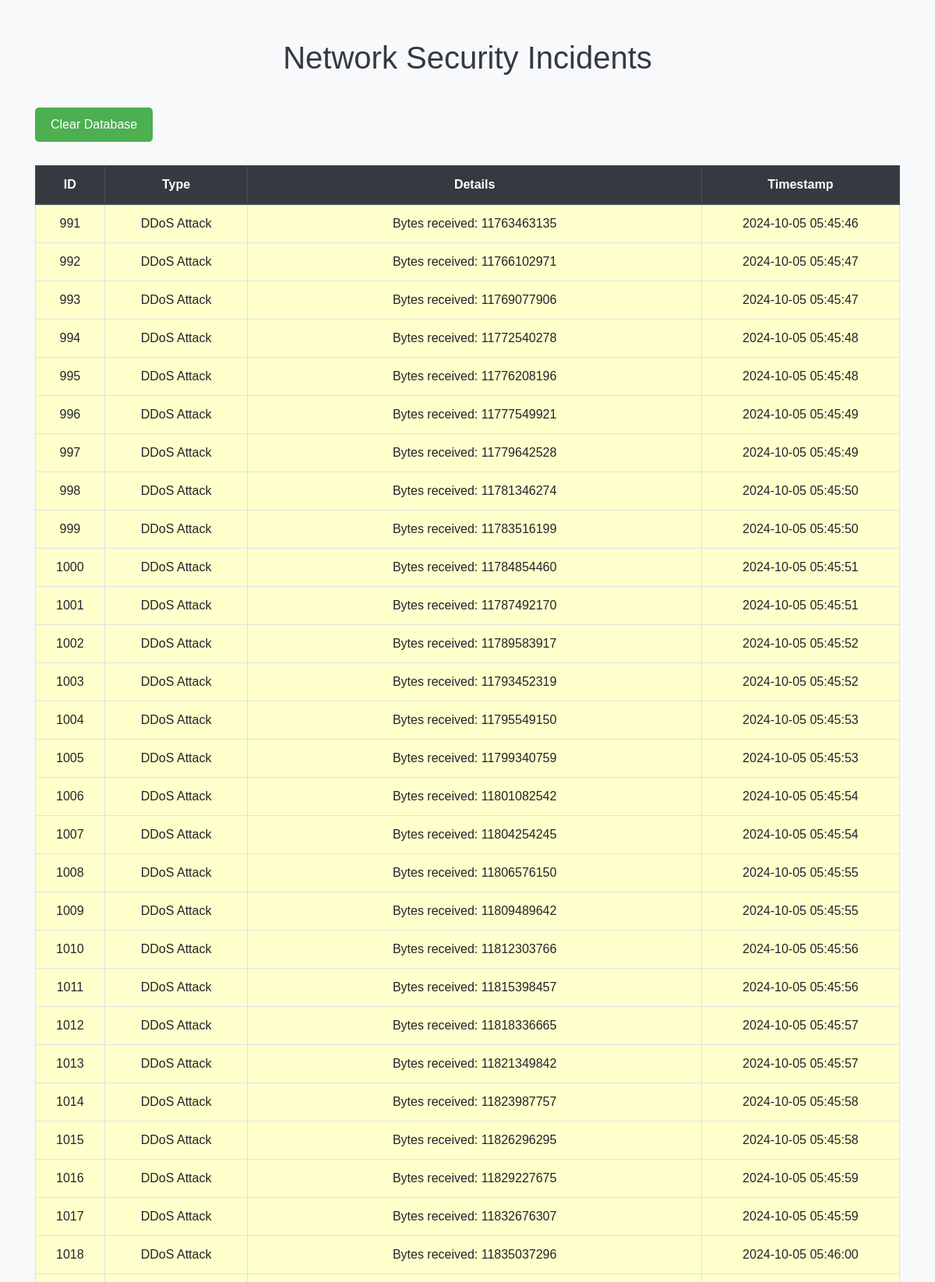
The page / (upper part) on the database its author committed.
### tables this page shows
CREATE TABLE incidents (
        id INTEGER PRIMARY KEY AUTOINCREMENT,
        type TEXT NOT NULL,
        details TEXT NOT NULL,
        timestamp DATETIME DEFAULT CURRENT_TIMESTAMP
    );

### app/reporter.py (the view)
    @app.route('/')
    def index():
        conn = sqlite3.connect("incidents.db")
        cursor = conn.cursor()
        cursor.execute("SELECT * FROM incidents")
        incidents = cursor.fetchall()
        conn.close()
        return render_template("index.html", incidents=incidents)

### app/reporter.py (called while the page is built)
def create_app():
    app = Flask(__name__)
    @app.route('/')
    def index():
        conn = sqlite3.connect("incidents.db")
        cursor = conn.cursor()
        cursor.execute("SELECT * FROM incidents")
        incidents = cursor.fetchall()
        conn.close()
        return render_template("index.html", incidents=incidents)
    @app.route('/clear')
    def clear_db():
        conn = sqlite3.connect("incidents.db")
        cursor = conn.cursor()
        cursor.execute("DELETE FROM incidents")
        conn.commit()
        conn.close()
        return redirect(url_for('index'))
    return app

### app/templates/index.html (shortened to what this page needs)
<!DOCTYPE html>
<html lang="en">
<head>
    <link href="https://stackpath.bootstrapcdn.com/bootstrap/4.5.2/css/bootstrap.min.css" rel="stylesheet">
</head>
<body>
    <div class="container">
        <h1>Network Security Incidents</h1>
        <form action="/clear" method="get">
            <button type="submit" class="button">Clear Database</button>
        </form>
        <div class="table-responsive">
            <table class="table table-bordered table-hover">
                <thead class="thead-dark">
                    <tr>
                        <th>ID</th>
                        <th>Type</th>
                        <th>Details</th>
                        <th>Timestamp</th>
                    </tr>
                </thead>
                <tbody>
                    {% for incident in incidents %}
                    <tr class="
                        {% if incident[1] == 'ARP Spoofing' %}
                        arp-spoofing
                        {% elif incident[1] == 'DDoS Attack' %}
                        ddos-attack
                        {% elif incident[1] == 'Port Scanning' %}
                        port-scanning
                        {% endif %}
                    ">
                        <td>{{ incident[0] }}</td>
                        <td>{{ incident[1] }}</td>
                        <td>{{ incident[2] }}</td>
                        <td>{{ incident[3] }}</td>
                    </tr>
                    {% endfor %}
                </tbody>
            </table>
        </div>
    </div>
</body>
</html>

### app/templates/index.html (style rules this page uses)
body { background-color: #f8f9fa; font-family: Arial, sans-serif; }
.container { margin-top: 50px; }
h1 { text-align: center; margin-bottom: 30px; color: #343a40; }
table { margin-top: 20px; }
th, td { text-align: center; vertical-align: middle; }
th { background-color: #343a40; color: white; }
tr.ddos-attack { background-color: #ffffcc; }
.button { background-color: #4CAF50; color: white; padding: 10px 20px; text-align: center; text-decoration: none; display: inline-block; margin: 10px 0; cursor: pointer; border: none; border-radius: 5px; }

### rows shown on the page
incidents: id "991", type "DDoS Attack", details "Bytes received: 11763463135", timestamp "2024-10-05 05:45:46"
incidents: id "992", type "DDoS Attack", details "Bytes received: 11766102971", timestamp "2024-10-05 05:45:47"
incidents: id "993", type "DDoS Attack", details "Bytes received: 11769077906", timestamp "2024-10-05 05:45:47"
incidents: id "994", type "DDoS Attack", details "Bytes received: 11772540278", timestamp "2024-10-05 05:45:48"
incidents: id "995", type "DDoS Attack", details "Bytes received: 11776208196", timestamp "2024-10-05 05:45:48"
incidents: id "996", type "DDoS Attack", details "Bytes received: 11777549921", timestamp "2024-10-05 05:45:49"
incidents: id "997", type "DDoS Attack", details "Bytes received: 11779642528", timestamp "2024-10-05 05:45:49"
incidents: id "998", type "DDoS Attack", details "Bytes received: 11781346274", timestamp "2024-10-05 05:45:50"
incidents: id "999", type "DDoS Attack", details "Bytes received: 11783516199", timestamp "2024-10-05 05:45:50"
incidents: id "1000", type "DDoS Attack", details "Bytes received: 11784854460", timestamp "2024-10-05 05:45:51"
incidents: id "1001", type "DDoS Attack", details "Bytes received: 11787492170", timestamp "2024-10-05 05:45:51"
incidents: id "1002", type "DDoS Attack", details "Bytes received: 11789583917", timestamp "2024-10-05 05:45:52"
incidents: id "1003", type "DDoS Attack", details "Bytes received: 11793452319", timestamp "2024-10-05 05:45:52"
incidents: id "1004", type "DDoS Attack", details "Bytes received: 11795549150", timestamp "2024-10-05 05:45:53"
incidents: id "1005", type "DDoS Attack", details "Bytes received: 11799340759", timestamp "2024-10-05 05:45:53"
incidents: id "1006", type "DDoS Attack", details "Bytes received: 11801082542", timestamp "2024-10-05 05:45:54"
incidents: id "1007", type "DDoS Attack", details "Bytes received: 11804254245", timestamp "2024-10-05 05:45:54"
incidents: id "1008", type "DDoS Attack", details "Bytes received: 11806576150", timestamp "2024-10-05 05:45:55"
incidents: id "1009", type "DDoS Attack", details "Bytes received: 11809489642", timestamp "2024-10-05 05:45:55"
incidents: id "1010", type "DDoS Attack", details "Bytes received: 11812303766", timestamp "2024-10-05 05:45:56"
incidents: id "1011", type "DDoS Attack", details "Bytes received: 11815398457", timestamp "2024-10-05 05:45:56"
incidents: id "1012", type "DDoS Attack", details "Bytes received: 11818336665", timestamp "2024-10-05 05:45:57"
incidents: id "1013", type "DDoS Attack", details "Bytes received: 11821349842", timestamp "2024-10-05 05:45:57"
incidents: id "1014", type "DDoS Attack", details "Bytes received: 11823987757", timestamp "2024-10-05 05:45:58"
incidents: id "1015", type "DDoS Attack", details "Bytes received: 11826296295", timestamp "2024-10-05 05:45:58"
incidents: id "1016", type "DDoS Attack", details "Bytes received: 11829227675", timestamp "2024-10-05 05:45:59"
incidents: id "1017", type "DDoS Attack", details "Bytes received: 11832676307", timestamp "2024-10-05 05:45:59"
incidents: id "1018", type "DDoS Attack", details "Bytes received: 11835037296", timestamp "2024-10-05 05:46:00"
